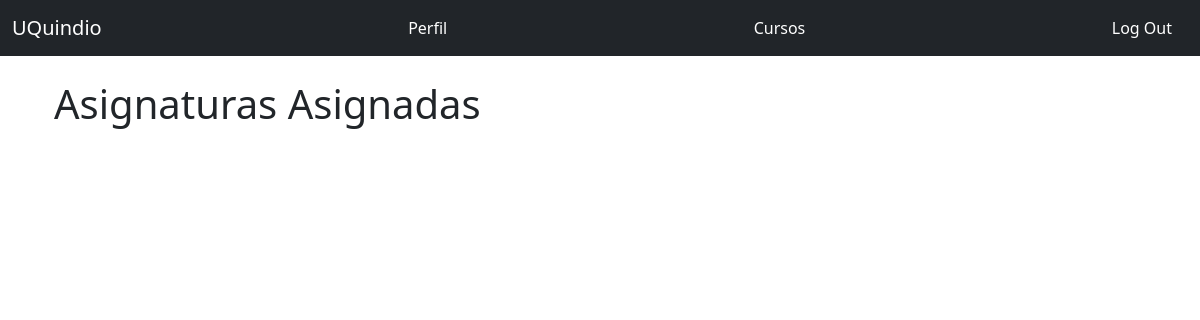
Page /teachers/courses/jino (signed in) on the earlier database version.
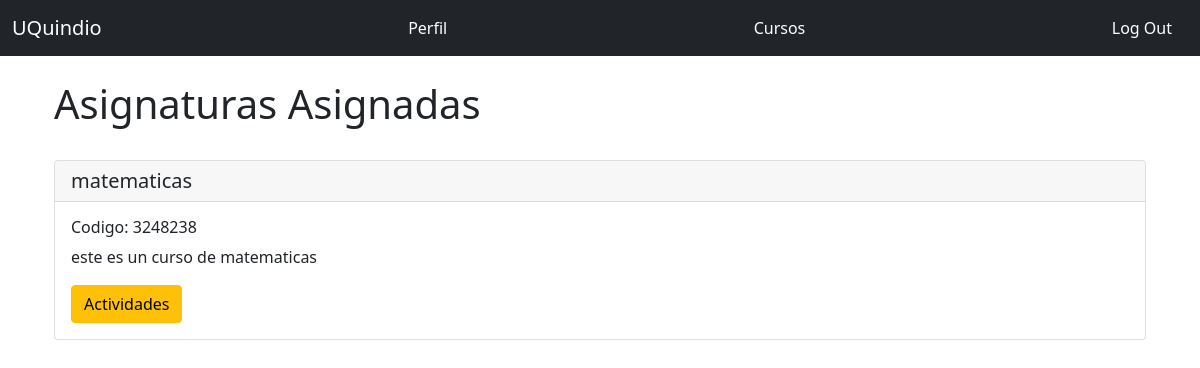
Same page on the later database version.
### app.py (models this page shows, shortened)
class Course(db.Model):
    __tablename__ = 'courses'
    id = db.Column(db.Integer, primary_key=True)
    name = db.Column(db.String(64), unique=True, index=True)
    code = db.Column(db.String(64), unique=True, index=True)
    about = db.Column(db.String(128))
    teacher_id = db.Column(db.Integer,db.ForeignKey(Teacher.id))

### app.py (the view)
@app.route('/teachers/courses/<username>', methods=['GET', 'POST'])
@login_required
@require_role(role="Teacher")
def courses_teacher(username):
    result = db.session.execute('Select teachers.id As teachers_id, teachers.username As teachers_username, courses.name As courses_name, courses.code As courses_code, courses.about As courses_about, courses.id As courses_id From courses Inner Join teachers On teachers.id = courses.teacher_id Where teachers.username = :val', {'val': username})
    return render_template('teacher_courses.html', result=result)

### app.py (called while the page is built)
def require_role(role):
    def decorator(func):
        @wraps(func)
        def wrapped_function(*args, **kwargs):
            if not session['account_type'] == role:
                return redirect("/404")
            else:
                return func(*args, **kwargs)
        return wrapped_function
    return decorator

@login_manager.user_loader
def load_user(user_id):
    if session['account_type'] == 'Student':
        return User.query.get(int(user_id))
    elif session['account_type'] == 'Teacher':
        return Teacher.query.get(int(user_id))
    elif session['account_type'] == 'Admin':
        return Admin.query.get(int(user_id))
    else:
      return None

### templates/teacher_courses.html
{% extends "base.html" %}
{% from "_macros.html" import render_modal_asign with context %}
{% from "_macros.html" import render_field with context %}
{% block page_content %}
<div class="page-header">
    <h1>Asignaturas Asignadas</h1>
    <br/>
    {% for teacher in result %}
    <div class="card">
        <h5 class="card-header">{{ teacher.courses_name }}</h5>
            <div class="card-body">
                <h6 class="card-title">Codigo: {{ teacher.courses_code}} </h6>
                <p class= "card-text">
                {{ teacher.courses_about }}
              </p>
              <a href="{{ url_for('teacher_activities', teacher_id=teacher.teachers_id, course_id=teacher.courses_id) }}">
                <span class="btn btn-warning">Actividades</span>
            </a>
            </div>
    </div>
    <br/>
    {% endfor %}
{% endblock %}

### templates/base.html (shortened to what this page needs)
<!doctype html>
<html lang="en">
  <head>
    {% block head %}
    <link rel="stylesheet" type="text/css" href="https://cdn.datatables.net/1.10.25/css/dataTables.bootstrap5.css">
    <link href="https://cdn.jsdelivr.net/npm/bootstrap@5.1.2/dist/css/bootstrap.min.css" rel="stylesheet">
    {% endblock %}
  </head>
  <body>
    {% include 'navbar.html' %}
    <br/>
    {% block content %}
        <div class="container">
            <div class= container>
                {% block page_content %}
                {% endblock %}
            </div>
        </div>
    {% endblock %}
  </body>
</html>

### templates/navbar.html (shortened to what this page needs)
<nav class="navbar navbar-expand-lg navbar-dark bg-dark">
  <div class="container-fluid">
    <a class="navbar-brand" href="{{ url_for('index') }}">UQuindio</a>
    {% if current_user.is_authenticated %}
      {% if session['account_type'] == 'Student' %}
          <a class="nav-link" href="{{ url_for('user', username=current_user.username) }}">Perfil</a>
          <a class="nav-link" href="{{ url_for('courses', username=current_user.username) }}">Cursos</a>
          <a class="nav-link" href="{{ url_for('logout') }}">Log Out</a>
      {% elif session['account_type'] == 'Teacher'  %}
        <a class="nav-link" href="{{ url_for('user_teacher', username=current_user.username) }}">Perfil</a>
        <a class="nav-link" href="{{ url_for('courses_teacher', username=current_user.username) }}">Cursos</a>
        <a class="nav-link" href="{{ url_for('logout') }}">Log Out</a>
      {% else %}
        <a class="nav-link" href="{{ url_for('logout') }}">Log Out</a>
        <a class="nav-link" href="{{ url_for('admin_teachers') }}">Profesores</a>
      {% endif %}
    {% endif %}
  </div>
</nav>

### templates/base.html (style rules this page uses)
.nav-link { color: white; }

Differences in the rows shown:
added Course: courses_name "matematicas", courses_code "3248238", courses_about "este es un curso de matematicas"
